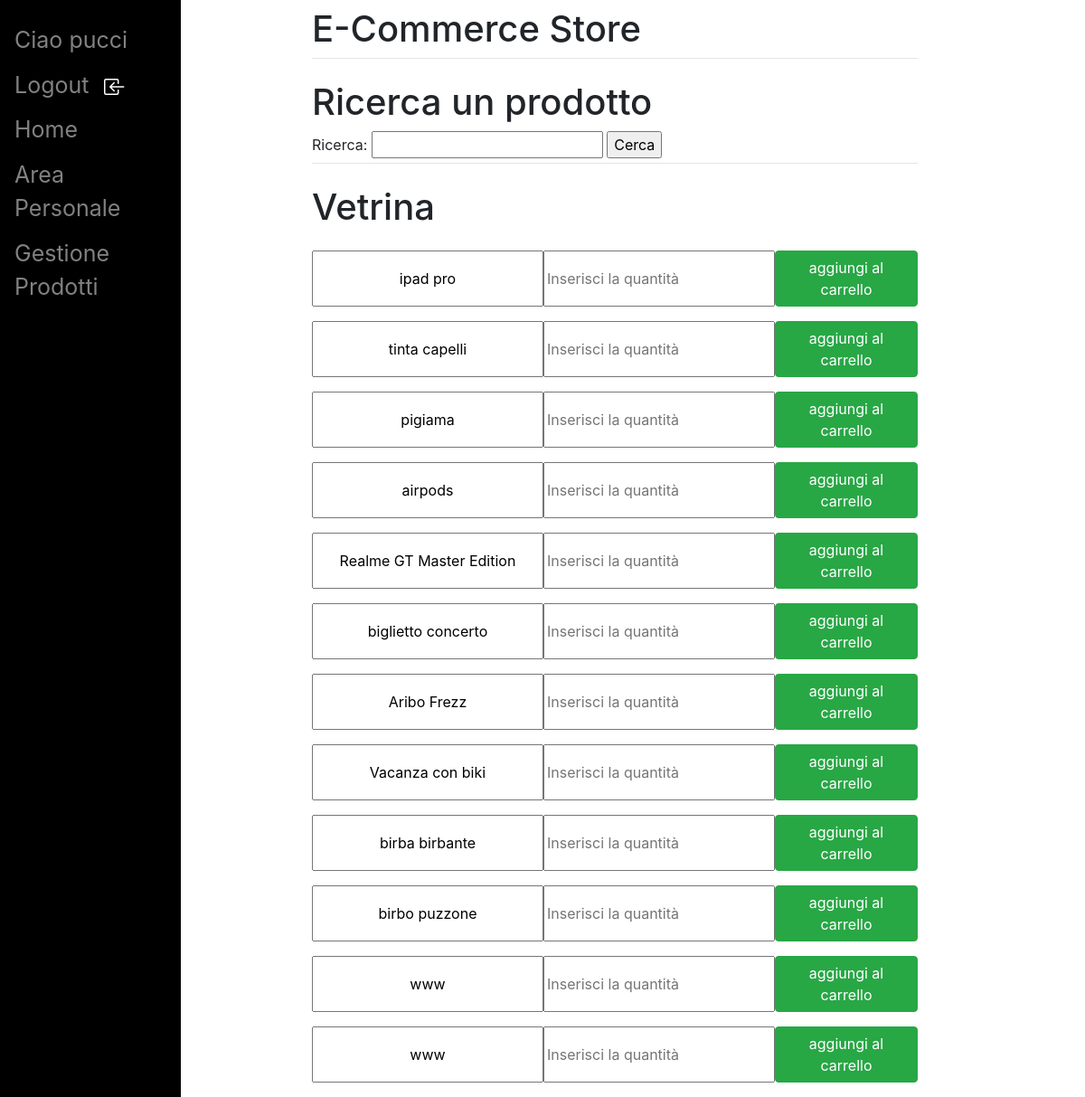
The app's page / (signed in) with its own data.
### store/models.py (models this page shows, shortened)
class Prodotto(models.Model):
    nome = models.CharField(max_length=200)
    descrizione = models.CharField(max_length=400)
    prezzo = models.FloatField()
    visibile = models.BooleanField(default=True)

### store/views.py (the view)
# urls.py: path('', views.home),
def home(request):
    prodottiInVendita = Prodotto.objects.all()
    if request.method == "POST" :
        form = CercaProdotto(request.POST)
        if form.is_valid() :
            stringaRicerca = form.cleaned_data["stringaRicerca"]
            prodottiTrovati = Prodotto.objects.filter(
                ( Q(nome__contains=stringaRicerca) | Q(descrizione__contains=stringaRicerca) ) & Q(visibile=True)
                )
            return render(request, 'store/home.html', {"form" : form , "prodottiTrovati":prodottiTrovati , "prodottiInVendita":prodottiInVendita})
        else:
            print("form non valido")
    else :
        form = CercaProdotto()
        return render(request ,  "store/home.html" , {"form":form , "prodottiInVendita":prodottiInVendita})

### store/forms.py
class CercaProdotto(forms.Form):
    stringaRicerca = forms.CharField(label="Ricerca", max_length=200)

### store/templates/store/home.html (shortened to what this page needs)
{% extends 'store/base.html' %}
{% block content %}
    <h1 class="mt-2">Ricerca un prodotto</h1>
    <form action="#" method="POST">
        {{form}}
        <input type="submit" value="Cerca">
    </form>
    <hr class="mt-0 mb-4">
    <h1 class="mt-2">Vetrina</h1>
    {% if prodottiInVendita %}
        {% for prodotto in prodottiInVendita %}
        <form method="post" action="/aggiungiAlCarrello" class="form-group form-orizzontale">
            {% if prodotto.visibile %}
                <input class="testoCentrato" type="text" value="{{prodotto.nome}}" readonly>
                <input type="number" name="numeroPezzi" placeholder="Inserisci la quantità">
                <button type="submit" class="btn btn-success">aggiungi al carrello</button>
            {% endif %}
        </form>
        {% endfor %}
    {% else %}
        <h2 class="mt-2">Nessun prodotto in vendita</h2>
    {% endif %}
{% endblock %}

### store/templates/store/base.html (shortened to what this page needs)
<!doctype html>
<html>
<head>
	<link rel="stylesheet" href="https://stackpath.bootstrapcdn.com/bootstrap/4.3.1/css/bootstrap.min.css" integrity=
	"sha384-ggOyR0iXCbMQv3Xipma34MD+dH/1fQ784/j6cY/iJTQUOhcWr7x9JvoRxT2MZw1T">
</head>
<body>
	<div class="sidenav">
		<ul class="lista_sidenav">
			{% if user.is_authenticated %}
				<li class="ciaoUser">Ciao {{ user.username }}</li>
			{% endif %}
			<li>
				{% if user.is_authenticated %}
					<a href="/logout">
						Logout
					</a>
				{% endif %}
			</li>
			<li><a href="/home"> Home </a></li>
			<li><a href="/cliente">Area Personale</a></li>
			{% if request.user.is_superuser %}
				<li><a href="/gestioneProdotti">Gestione Prodotti</a></li>
			{% endif %}
		</ul>
	</div>
	<div id="content" , name="content" , class="main">
		<div class="row justify-content-center">
			<div class="col-8">
				<h1 class="mt-2">E-Commerce Store</h1>
				<hr class="mt-0 mb-4">
				{% block content %}{% endblock %}
			</div>
		</div>
	</div>
</body>
</html>

### store/templates/store/base.html (style rules this page uses)
.sidenav { height:100%; width:200px; position: fixed; z-index:1; top:0; left:0; background-color:black; overflow-x: hidden; padding-top:20px; }
.sidenav a { padding:6px 8px 6px 16px; text-decoration: none; font-size:25px; color: #818181; display:block; }
.lista_sidenav { list-style-type:none; margin:0; padding:0; }
.lista_sidenav li { display: flex; flex-direction: row; align-items: center; }
.ciaoUser { padding:6px 8px 6px 16px; text-decoration: none; font-size:25px; color: #818181; display:block; }
.iconaUtente { margin-left: 10px; }
.main { margin-left:160px; padding: 0px 10px; }

### store/templates/store/home.html (style rules this page uses)
.form-orizzontale { display: flex; flex-direction: row; }
.testoCentrato { text-align: center; }

### records on screen
Prodotto: nome "ipad pro"
Prodotto: nome "tinta capelli"
Prodotto: nome "pigiama"
Prodotto: nome "airpods"
Prodotto: nome "Realme GT Master Edition"
Prodotto: nome "biglietto concerto"
Prodotto: nome "Aribo Frezz"
Prodotto: nome "Vacanza con biki"
Prodotto: nome "birba birbante"
Prodotto: nome "birbo puzzone"
Prodotto: nome "www"
Prodotto: nome "www"

### other values on screen
{{ user.username }} "pucci"
